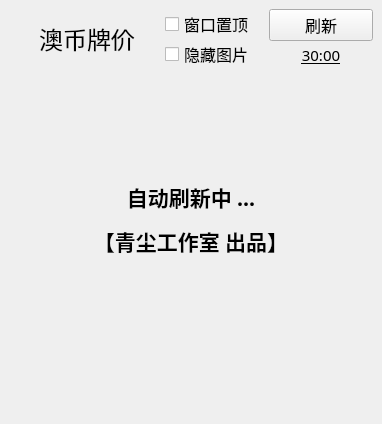
<?xml version="1.0" encoding="UTF-8"?>
<ui version="4.0">
 <class>MainWindow</class>
 <widget class="QMainWindow" name="MainWindow">
  <property name="geometry">
   <rect>
    <x>0</x>
    <y>0</y>
    <width>382</width>
    <height>424</height>
   </rect>
  </property>
  <property name="windowTitle">
   <string>QC-Exchange | 青尘汇率</string>
  </property>
  <widget class="QWidget" name="centralwidget">
   <layout class="QVBoxLayout" name="verticalLayout_4">
    <property name="spacing">
     <number>0</number>
    </property>
    <item>
     <layout class="QHBoxLayout" name="horizontalLayout" stretch="3,2,2">
      <item>
       <widget class="QLabel" name="TitleLabel">
        <property name="font">
         <font>
          <family>微软雅黑</family>
          <pointsize>18</pointsize>
         </font>
        </property>
        <property name="text">
         <string>澳币牌价</string>
        </property>
        <property name="alignment">
         <set>Qt::AlignCenter</set>
        </property>
       </widget>
      </item>
      <item>
       <layout class="QVBoxLayout" name="verticalLayout_2">
        <property name="spacing">
         <number>0</number>
        </property>
        <item>
         <widget class="QCheckBox" name="checkBox">
          <property name="font">
           <font>
            <family>微软雅黑</family>
            <pointsize>12</pointsize>
           </font>
          </property>
          <property name="text">
           <string>窗口置顶</string>
          </property>
         </widget>
        </item>
        <item>
         <widget class="QCheckBox" name="hidePicCheckBox">
          <property name="font">
           <font>
            <family>微软雅黑</family>
            <pointsize>12</pointsize>
           </font>
          </property>
          <property name="text">
           <string>隐藏图片</string>
          </property>
         </widget>
        </item>
       </layout>
      </item>
      <item>
       <layout class="QVBoxLayout" name="verticalLayout">
        <property name="spacing">
         <number>0</number>
        </property>
        <item>
         <widget class="QPushButton" name="pushButton">
          <property name="font">
           <font>
            <family>微软雅黑</family>
            <pointsize>12</pointsize>
           </font>
          </property>
          <property name="text">
           <string>刷新</string>
          </property>
         </widget>
        </item>
        <item>
         <widget class="QLabel" name="refreshTimeLabel">
          <property name="font">
           <font>
            <family>微软雅黑</family>
            <pointsize>11</pointsize>
            <underline>true</underline>
           </font>
          </property>
          <property name="text">
           <string>30:00</string>
          </property>
          <property name="alignment">
           <set>Qt::AlignCenter</set>
          </property>
         </widget>
        </item>
       </layout>
      </item>
     </layout>
    </item>
    <item>
     <layout class="QHBoxLayout" name="horizontalLayout_2" stretch="3,2">
      <item>
       <widget class="QLabel" name="priceLabel">
        <property name="font">
         <font>
          <family>Arial</family>
          <pointsize>36</pointsize>
         </font>
        </property>
        <property name="text">
         <string/>
        </property>
        <property name="alignment">
         <set>Qt::AlignCenter</set>
        </property>
       </widget>
      </item>
      <item>
       <layout class="QVBoxLayout" name="verticalLayout_3">
        <property name="spacing">
         <number>0</number>
        </property>
        <item>
         <widget class="QLabel" name="emptyLabel">
          <property name="font">
           <font>
            <family>微软雅黑</family>
            <pointsize>8</pointsize>
            <weight>50</weight>
            <bold>false</bold>
            <underline>false</underline>
           </font>
          </property>
          <property name="text">
           <string/>
          </property>
          <property name="alignment">
           <set>Qt::AlignLeading|Qt::AlignLeft|Qt::AlignVCenter</set>
          </property>
         </widget>
        </item>
        <item>
         <widget class="QLabel" name="ChangRateLabel">
          <property name="font">
           <font>
            <family>微软雅黑</family>
            <pointsize>12</pointsize>
            <weight>75</weight>
            <bold>true</bold>
            <underline>false</underline>
           </font>
          </property>
          <property name="text">
           <string/>
          </property>
          <property name="alignment">
           <set>Qt::AlignLeading|Qt::AlignLeft|Qt::AlignVCenter</set>
          </property>
         </widget>
        </item>
       </layout>
      </item>
     </layout>
    </item>
    <item>
     <widget class="QLabel" name="plotLabel">
      <property name="minimumSize">
       <size>
        <width>360</width>
        <height>190</height>
       </size>
      </property>
      <property name="font">
       <font>
        <family>微软雅黑</family>
        <pointsize>16</pointsize>
        <weight>75</weight>
        <bold>true</bold>
        <underline>false</underline>
       </font>
      </property>
      <property name="text">
       <string>&lt;html&gt;&lt;head/&gt;&lt;body&gt;&lt;p&gt;自动刷新中 ...&lt;/p&gt;&lt;p&gt;【青尘工作室 出品】&lt;/p&gt;&lt;/body&gt;&lt;/html&gt;</string>
      </property>
      <property name="alignment">
       <set>Qt::AlignCenter</set>
      </property>
     </widget>
    </item>
    <item>
     <widget class="QLabel" name="plotTitleLabel">
      <property name="font">
       <font>
        <family>微软雅黑</family>
        <pointsize>11</pointsize>
        <underline>false</underline>
       </font>
      </property>
      <property name="text">
       <string/>
      </property>
      <property name="alignment">
       <set>Qt::AlignLeading|Qt::AlignLeft|Qt::AlignVCenter</set>
      </property>
     </widget>
    </item>
    <item>
     <widget class="QLabel" name="infoLabel">
      <property name="font">
       <font>
        <family>微软雅黑</family>
        <pointsize>11</pointsize>
        <underline>false</underline>
       </font>
      </property>
      <property name="text">
       <string/>
      </property>
      <property name="alignment">
       <set>Qt::AlignLeading|Qt::AlignLeft|Qt::AlignVCenter</set>
      </property>
     </widget>
    </item>
   </layout>
  </widget>
  <widget class="QMenuBar" name="menubar">
   <property name="geometry">
    <rect>
     <x>0</x>
     <y>0</y>
     <width>382</width>
     <height>26</height>
    </rect>
   </property>
  </widget>
 </widget>
 <resources/>
 <connections>
  <connection>
   <sender>pushButton</sender>
   <signal>clicked()</signal>
   <receiver>MainWindow</receiver>
   <slot>manual_refresh()</slot>
   <hints>
    <hint type="sourcelabel">
     <x>325</x>
     <y>57</y>
    </hint>
    <hint type="destinationlabel">
     <x>207</x>
     <y>270</y>
    </hint>
   </hints>
  </connection>
  <connection>
   <sender>checkBox</sender>
   <signal>clicked()</signal>
   <receiver>MainWindow</receiver>
   <slot>make_window_top()</slot>
   <hints>
    <hint type="sourcelabel">
     <x>216</x>
     <y>58</y>
    </hint>
    <hint type="destinationlabel">
     <x>239</x>
     <y>133</y>
    </hint>
   </hints>
  </connection>
  <connection>
   <sender>hidePicCheckBox</sender>
   <signal>clicked()</signal>
   <receiver>MainWindow</receiver>
   <slot>hide_plot()</slot>
   <hints>
    <hint type="sourcelabel">
     <x>239</x>
     <y>89</y>
    </hint>
    <hint type="destinationlabel">
     <x>375</x>
     <y>149</y>
    </hint>
   </hints>
  </connection>
 </connections>
 <slots>
  <slot>manual_refresh()</slot>
  <slot>make_window_top()</slot>
  <slot>hide_plot()</slot>
 </slots>
</ui>
